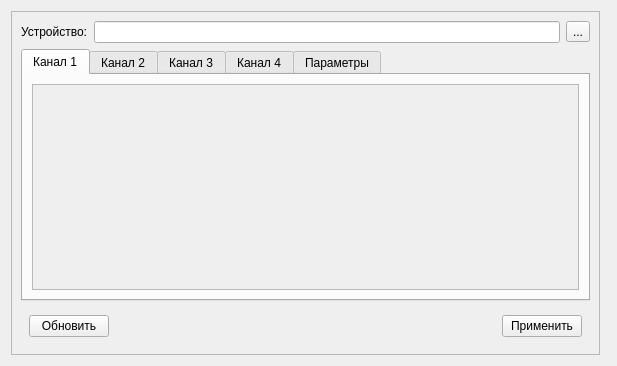
<?xml version="1.0" encoding="UTF-8"?>
<ui version="4.0">
 <class>Calibration</class>
 <widget class="QWidget" name="Calibration">
  <property name="geometry">
   <rect>
    <x>0</x>
    <y>0</y>
    <width>617</width>
    <height>366</height>
   </rect>
  </property>
  <property name="windowTitle">
   <string>Form</string>
  </property>
  <layout class="QHBoxLayout" name="horizontalLayout_9">
   <item>
    <widget class="QFrame" name="frame">
     <property name="frameShape">
      <enum>QFrame::StyledPanel</enum>
     </property>
     <property name="frameShadow">
      <enum>QFrame::Raised</enum>
     </property>
     <layout class="QVBoxLayout" name="verticalLayout">
      <item>
       <layout class="QHBoxLayout" name="horizontalLayout_2">
        <item>
         <widget class="QLabel" name="label">
          <property name="text">
           <string>Устройство:</string>
          </property>
         </widget>
        </item>
        <item>
         <widget class="QLineEdit" name="le_device"/>
        </item>
        <item>
         <widget class="QToolButton" name="btn_select">
          <property name="text">
           <string>...</string>
          </property>
         </widget>
        </item>
       </layout>
      </item>
      <item>
       <widget class="QTabWidget" name="tabWidget">
        <property name="sizePolicy">
         <sizepolicy hsizetype="Minimum" vsizetype="Expanding">
          <horstretch>0</horstretch>
          <verstretch>0</verstretch>
         </sizepolicy>
        </property>
        <property name="currentIndex">
         <number>0</number>
        </property>
        <widget class="QWidget" name="tab_1">
         <attribute name="title">
          <string>Канал 1</string>
         </attribute>
         <layout class="QVBoxLayout" name="verticalLayout_3">
          <item>
           <widget class="QScrollArea" name="sa_1">
            <property name="widgetResizable">
             <bool>true</bool>
            </property>
            <widget class="QWidget" name="scrollAreaWidgetContents">
             <property name="geometry">
              <rect>
               <x>0</x>
               <y>0</y>
               <width>532</width>
               <height>186</height>
              </rect>
             </property>
            </widget>
           </widget>
          </item>
         </layout>
        </widget>
        <widget class="QWidget" name="tab_2">
         <attribute name="title">
          <string>Канал 2</string>
         </attribute>
         <layout class="QVBoxLayout" name="verticalLayout_5">
          <item>
           <widget class="QScrollArea" name="sa_2">
            <property name="widgetResizable">
             <bool>true</bool>
            </property>
            <widget class="QWidget" name="scrollAreaWidgetContents_2">
             <property name="geometry">
              <rect>
               <x>0</x>
               <y>0</y>
               <width>532</width>
               <height>186</height>
              </rect>
             </property>
            </widget>
           </widget>
          </item>
         </layout>
        </widget>
        <widget class="QWidget" name="tab_3">
         <attribute name="title">
          <string>Канал 3</string>
         </attribute>
         <layout class="QVBoxLayout" name="verticalLayout_7">
          <item>
           <widget class="QScrollArea" name="sa_3">
            <property name="widgetResizable">
             <bool>true</bool>
            </property>
            <widget class="QWidget" name="scrollAreaWidgetContents_3">
             <property name="geometry">
              <rect>
               <x>0</x>
               <y>0</y>
               <width>532</width>
               <height>186</height>
              </rect>
             </property>
            </widget>
           </widget>
          </item>
         </layout>
        </widget>
        <widget class="QWidget" name="tab_4">
         <attribute name="title">
          <string>Канал 4</string>
         </attribute>
         <layout class="QVBoxLayout" name="verticalLayout_9">
          <item>
           <widget class="QScrollArea" name="sa_4">
            <property name="widgetResizable">
             <bool>true</bool>
            </property>
            <widget class="QWidget" name="scrollAreaWidgetContents_4">
             <property name="geometry">
              <rect>
               <x>0</x>
               <y>0</y>
               <width>532</width>
               <height>186</height>
              </rect>
             </property>
            </widget>
           </widget>
          </item>
         </layout>
        </widget>
        <widget class="QWidget" name="tab_param">
         <attribute name="title">
          <string>Параметры</string>
         </attribute>
         <layout class="QVBoxLayout" name="verticalLayout_2">
          <item>
           <widget class="QScrollArea" name="sa_param">
            <property name="widgetResizable">
             <bool>true</bool>
            </property>
            <widget class="QWidget" name="scrollAreaWidgetContents_5">
             <property name="geometry">
              <rect>
               <x>0</x>
               <y>0</y>
               <width>532</width>
               <height>186</height>
              </rect>
             </property>
            </widget>
           </widget>
          </item>
         </layout>
        </widget>
       </widget>
      </item>
      <item>
       <layout class="QHBoxLayout" name="horizontalLayout">
        <property name="leftMargin">
         <number>8</number>
        </property>
        <property name="topMargin">
         <number>8</number>
        </property>
        <property name="rightMargin">
         <number>8</number>
        </property>
        <property name="bottomMargin">
         <number>8</number>
        </property>
        <item>
         <widget class="QPushButton" name="btn_refresh">
          <property name="text">
           <string>Обновить</string>
          </property>
         </widget>
        </item>
        <item>
         <spacer name="horizontalSpacer">
          <property name="orientation">
           <enum>Qt::Horizontal</enum>
          </property>
          <property name="sizeHint" stdset="0">
           <size>
            <width>40</width>
            <height>20</height>
           </size>
          </property>
         </spacer>
        </item>
        <item>
         <widget class="QPushButton" name="btn_apply">
          <property name="text">
           <string>Применить</string>
          </property>
         </widget>
        </item>
       </layout>
      </item>
     </layout>
    </widget>
   </item>
   <item>
    <widget class="GrapherBox" name="graph_widget" native="true"/>
   </item>
  </layout>
 </widget>
 <customwidgets>
  <customwidget>
   <class>GrapherBox</class>
   <extends>QWidget</extends>
   <header>grapherbox.hpp</header>
   <container>1</container>
  </customwidget>
 </customwidgets>
 <tabstops>
  <tabstop>le_device</tabstop>
  <tabstop>btn_select</tabstop>
  <tabstop>tabWidget</tabstop>
 </tabstops>
 <resources/>
 <connections/>
</ui>
